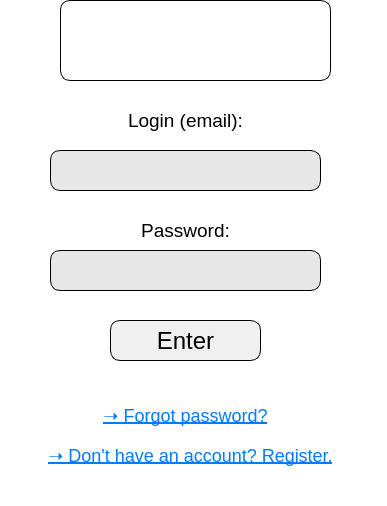
<?xml version="1.0" encoding="UTF-8"?>
<ui version="4.0">
 <class>LoginWindow</class>
 <widget class="QDialog" name="LoginWindow">
  <property name="geometry">
   <rect>
    <x>0</x>
    <y>0</y>
    <width>387</width>
    <height>506</height>
   </rect>
  </property>
  <property name="minimumSize">
   <size>
    <width>387</width>
    <height>506</height>
   </size>
  </property>
  <property name="maximumSize">
   <size>
    <width>387</width>
    <height>506</height>
   </size>
  </property>
  <property name="windowTitle">
   <string>Dialog</string>
  </property>
  <property name="styleSheet">
   <string notr="true">background-color:rgb(255, 255, 255);</string>
  </property>
  <widget class="QLabel" name="LabelLogo">
   <property name="geometry">
    <rect>
     <x>60</x>
     <y>0</y>
     <width>271</width>
     <height>81</height>
    </rect>
   </property>
   <property name="styleSheet">
    <string notr="true">border: 1px solid black;
border-radius: 10px;</string>
   </property>
   <property name="text">
    <string/>
   </property>
  </widget>
  <widget class="QLabel" name="LoginLabel">
   <property name="geometry">
    <rect>
     <x>70</x>
     <y>90</y>
     <width>231</width>
     <height>61</height>
    </rect>
   </property>
   <property name="styleSheet">
    <string notr="true">font-size: 24px;
</string>
   </property>
   <property name="text">
    <string>&lt;html&gt;&lt;head/&gt;&lt;body&gt;&lt;p align=&quot;center&quot;&gt;&lt;span style=&quot; font-size:14pt;&quot;&gt;Login (email):&lt;/span&gt;&lt;/p&gt;&lt;/body&gt;&lt;/html&gt;</string>
   </property>
  </widget>
  <widget class="QLineEdit" name="LoginLine">
   <property name="geometry">
    <rect>
     <x>50</x>
     <y>150</y>
     <width>271</width>
     <height>41</height>
    </rect>
   </property>
   <property name="styleSheet">
    <string notr="true">font-size: 24px;
border-radius: 10px;
background-color: rgb(231, 231, 231);
border: 1px solid rgb(0, 0, 0);</string>
   </property>
   <property name="text">
    <string/>
   </property>
   <property name="echoMode">
    <enum>QLineEdit::Normal</enum>
   </property>
  </widget>
  <widget class="QLabel" name="PasswordLabel">
   <property name="geometry">
    <rect>
     <x>70</x>
     <y>200</y>
     <width>231</width>
     <height>61</height>
    </rect>
   </property>
   <property name="styleSheet">
    <string notr="true">font-size: 24px;
</string>
   </property>
   <property name="text">
    <string>&lt;html&gt;&lt;head/&gt;&lt;body&gt;&lt;p align=&quot;center&quot;&gt;&lt;span style=&quot; font-size:14pt;&quot;&gt;Password:&lt;/span&gt;&lt;/p&gt;&lt;/body&gt;&lt;/html&gt;</string>
   </property>
  </widget>
  <widget class="QLineEdit" name="PasswordLine">
   <property name="geometry">
    <rect>
     <x>50</x>
     <y>250</y>
     <width>271</width>
     <height>41</height>
    </rect>
   </property>
   <property name="styleSheet">
    <string notr="true">font-size: 24px;
border-radius: 10px;
background-color: rgb(231, 231, 231);
border: 1px solid rgb(0, 0, 0);</string>
   </property>
   <property name="text">
    <string/>
   </property>
   <property name="echoMode">
    <enum>QLineEdit::Password</enum>
   </property>
  </widget>
  <widget class="QPushButton" name="EnterButton">
   <property name="geometry">
    <rect>
     <x>110</x>
     <y>320</y>
     <width>151</width>
     <height>41</height>
    </rect>
   </property>
   <property name="styleSheet">
    <string notr="true">font-size: 24px;
border-radius: 10px;
background-color: rgb(240, 240, 240);
border: 1px solid rgb(0, 0, 0);</string>
   </property>
   <property name="text">
    <string>Enter</string>
   </property>
  </widget>
  <widget class="QPushButton" name="ForgotPasswordButton">
   <property name="geometry">
    <rect>
     <x>50</x>
     <y>400</y>
     <width>271</width>
     <height>31</height>
    </rect>
   </property>
   <property name="cursor">
    <cursorShape>ArrowCursor</cursorShape>
   </property>
   <property name="styleSheet">
    <string notr="true">background-color: white;
border: 1px solid rgb(255, 255, 255);
color: rgb(0, 123, 255);
text-decoration: underline;
font-size: 18px;</string>
   </property>
   <property name="text">
    <string>➝ Forgot password?</string>
   </property>
  </widget>
  <widget class="QPushButton" name="RegistrationButton">
   <property name="geometry">
    <rect>
     <x>20</x>
     <y>440</y>
     <width>341</width>
     <height>31</height>
    </rect>
   </property>
   <property name="cursor">
    <cursorShape>ArrowCursor</cursorShape>
   </property>
   <property name="styleSheet">
    <string notr="true">background-color: white;
border: 1px solid rgb(255, 255, 255);
color: rgb(0, 123, 255);
text-decoration: underline;
font-size: 18px;</string>
   </property>
   <property name="text">
    <string>➝ Don't have an account? Register.</string>
   </property>
  </widget>
 </widget>
 <resources/>
 <connections/>
</ui>
